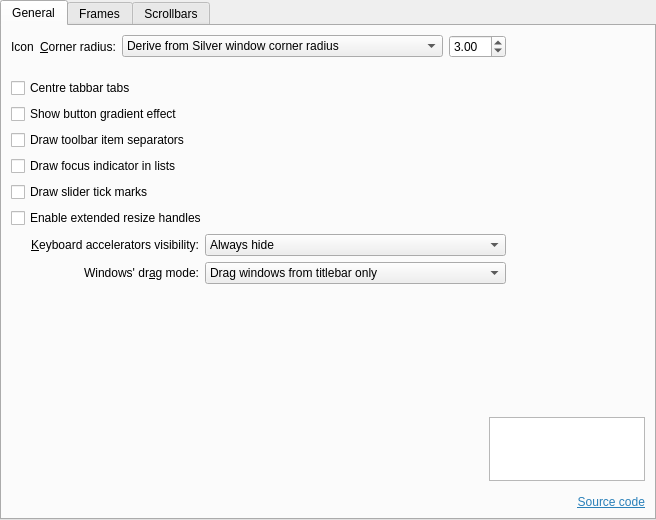
<?xml version="1.0" encoding="UTF-8"?>
<ui version="4.0">
 <class>BreezeStyleConfig</class>
 <widget class="QWidget" name="BreezeStyleConfig">
  <property name="geometry">
   <rect>
    <x>0</x>
    <y>0</y>
    <width>656</width>
    <height>520</height>
   </rect>
  </property>
  <property name="sizePolicy">
   <sizepolicy hsizetype="Preferred" vsizetype="Preferred">
    <horstretch>0</horstretch>
    <verstretch>0</verstretch>
   </sizepolicy>
  </property>
  <layout class="QVBoxLayout" name="verticalLayout_2">
   <property name="leftMargin">
    <number>0</number>
   </property>
   <property name="topMargin">
    <number>0</number>
   </property>
   <property name="rightMargin">
    <number>0</number>
   </property>
   <property name="bottomMargin">
    <number>0</number>
   </property>
   <item>
    <widget class="QTabWidget" name="tabWidget">
     <property name="currentIndex">
      <number>0</number>
     </property>
     <widget class="QWidget" name="tab_General">
      <attribute name="title">
       <string>General</string>
      </attribute>
      <layout class="QGridLayout" name="gridLayout">
       <item row="19" column="0" colspan="3">
        <widget class="QCheckBox" name="_splitterProxyEnabled">
         <property name="text">
          <string>Enable extended resize handles</string>
         </property>
        </widget>
       </item>
       <item row="16" column="0" colspan="2">
        <widget class="QCheckBox" name="_viewDrawFocusIndicator">
         <property name="text">
          <string>Draw focus indicator in lists</string>
         </property>
        </widget>
       </item>
       <item row="18" column="0" colspan="2">
        <widget class="QCheckBox" name="_sliderDrawTickMarks">
         <property name="text">
          <string>Draw slider tick marks</string>
         </property>
        </widget>
       </item>
       <item row="20" column="0" colspan="2">
        <widget class="QLabel" name="_mnemonicsLabel">
         <property name="text">
          <string>&amp;Keyboard accelerators visibility:</string>
         </property>
         <property name="alignment">
          <set>Qt::AlignmentFlag::AlignRight|Qt::AlignmentFlag::AlignTrailing|Qt::AlignmentFlag::AlignVCenter</set>
         </property>
         <property name="buddy">
          <cstring>_mnemonicsMode</cstring>
         </property>
        </widget>
       </item>
       <item row="22" column="0" rowspan="3" colspan="3">
        <spacer name="verticalSpacer">
         <property name="orientation">
          <enum>Qt::Orientation::Vertical</enum>
         </property>
         <property name="sizeHint" stdset="0">
          <size>
           <width>20</width>
           <height>60</height>
          </size>
         </property>
        </spacer>
       </item>
       <item row="1" column="0" colspan="2">
        <widget class="QCheckBox" name="_tabBarDrawCenteredTabs">
         <property name="text">
          <string>Centre tabbar tabs</string>
         </property>
        </widget>
       </item>
       <item row="21" column="2" colspan="3">
        <widget class="QComboBox" name="_windowDragMode">
         <property name="sizePolicy">
          <sizepolicy hsizetype="Preferred" vsizetype="Fixed">
           <horstretch>0</horstretch>
           <verstretch>0</verstretch>
          </sizepolicy>
         </property>
         <item>
          <property name="text">
           <string>Drag windows from titlebar only</string>
          </property>
         </item>
         <item>
          <property name="text">
           <string>Drag windows from titlebar, menubar and toolbars</string>
          </property>
         </item>
         <item>
          <property name="text">
           <string>Drag windows from all empty areas</string>
          </property>
         </item>
        </widget>
       </item>
       <item row="20" column="2" colspan="3">
        <widget class="QComboBox" name="_mnemonicsMode">
         <item>
          <property name="text">
           <string>Always hide</string>
          </property>
         </item>
         <item>
          <property name="text">
           <string>Show when Alt key is pressed</string>
          </property>
         </item>
         <item>
          <property name="text">
           <string>Always show</string>
          </property>
         </item>
        </widget>
       </item>
       <item row="26" column="0" colspan="6">
        <layout class="QGridLayout" name="gridLayout_4">
         <property name="spacing">
          <number>0</number>
         </property>
         <item row="1" column="0">
          <spacer name="horizontalSpacer_3">
           <property name="orientation">
            <enum>Qt::Orientation::Horizontal</enum>
           </property>
           <property name="sizeHint" stdset="0">
            <size>
             <width>40</width>
             <height>20</height>
            </size>
           </property>
          </spacer>
         </item>
         <item row="1" column="1">
          <widget class="QGraphicsView" name="graphicsView">
           <property name="sizePolicy">
            <sizepolicy hsizetype="Fixed" vsizetype="Fixed">
             <horstretch>0</horstretch>
             <verstretch>0</verstretch>
            </sizepolicy>
           </property>
           <property name="minimumSize">
            <size>
             <width>156</width>
             <height>64</height>
            </size>
           </property>
           <property name="maximumSize">
            <size>
             <width>156</width>
             <height>64</height>
            </size>
           </property>
           <property name="baseSize">
            <size>
             <width>156</width>
             <height>64</height>
            </size>
           </property>
           <property name="layoutDirection">
            <enum>Qt::LayoutDirection::LeftToRight</enum>
           </property>
           <property name="styleSheet">
            <string notr="true">border-image: url(:/images/Silver_logo.svg);</string>
           </property>
           <property name="interactive">
            <bool>false</bool>
           </property>
           <property name="alignment">
            <set>Qt::AlignmentFlag::AlignBottom|Qt::AlignmentFlag::AlignRight|Qt::AlignmentFlag::AlignTrailing</set>
           </property>
           <property name="rubberBandSelectionMode">
            <enum>Qt::ItemSelectionMode::IntersectsItemShape</enum>
           </property>
          </widget>
         </item>
         <item row="5" column="1">
          <layout class="QVBoxLayout" name="verticalLayout_6">
           <property name="spacing">
            <number>0</number>
           </property>
           <item>
            <widget class="QLabel" name="_version">
             <property name="text">
              <string>&lt;version&gt;</string>
             </property>
             <property name="alignment">
              <set>Qt::AlignmentFlag::AlignBottom|Qt::AlignmentFlag::AlignRight|Qt::AlignmentFlag::AlignTrailing</set>
             </property>
            </widget>
           </item>
           <item>
            <widget class="QLabel" name="label_24">
             <property name="text">
              <string>&lt;html&gt;&lt;head/&gt;&lt;body&gt;&lt;p&gt;&lt;a href=&quot;https://github.com/Sonic-DE/silver-theme&quot;&gt;&lt;span style=&quot; text-decoration: underline; color:#2980b9;&quot;&gt;Source code&lt;/span&gt;&lt;/a&gt;&lt;/p&gt;&lt;/body&gt;&lt;/html&gt;</string>
             </property>
             <property name="alignment">
              <set>Qt::AlignmentFlag::AlignRight|Qt::AlignmentFlag::AlignTrailing|Qt::AlignmentFlag::AlignVCenter</set>
             </property>
             <property name="openExternalLinks">
              <bool>true</bool>
             </property>
            </widget>
           </item>
          </layout>
         </item>
         <item row="0" column="0">
          <widget class="QFrame" name="frame">
           <property name="frameShape">
            <enum>QFrame::Shape::StyledPanel</enum>
           </property>
           <property name="frameShadow">
            <enum>QFrame::Shadow::Raised</enum>
           </property>
          </widget>
         </item>
        </layout>
       </item>
       <item row="11" column="0">
        <widget class="QCheckBox" name="_buttonGradient">
         <property name="text">
          <string>Show button gradient effect</string>
         </property>
        </widget>
       </item>
       <item row="21" column="0" colspan="2">
        <widget class="QLabel" name="_windowDragLabel">
         <property name="sizePolicy">
          <sizepolicy hsizetype="Preferred" vsizetype="Preferred">
           <horstretch>0</horstretch>
           <verstretch>0</verstretch>
          </sizepolicy>
         </property>
         <property name="text">
          <string>Windows' dr&amp;ag mode:</string>
         </property>
         <property name="alignment">
          <set>Qt::AlignmentFlag::AlignRight|Qt::AlignmentFlag::AlignTrailing|Qt::AlignmentFlag::AlignVCenter</set>
         </property>
         <property name="buddy">
          <cstring>_windowDragMode</cstring>
         </property>
        </widget>
       </item>
       <item row="12" column="0">
        <widget class="QCheckBox" name="_toolBarDrawItemSeparator">
         <property name="text">
          <string>Draw toolbar item separators</string>
         </property>
        </widget>
       </item>
       <item row="20" column="5">
        <spacer name="horizontalSpacer_2">
         <property name="orientation">
          <enum>Qt::Orientation::Horizontal</enum>
         </property>
         <property name="sizeHint" stdset="0">
          <size>
           <width>100</width>
           <height>20</height>
          </size>
         </property>
        </spacer>
       </item>
       <item row="0" column="0" colspan="5">
        <layout class="QFormLayout" name="formLayout_10">
         <item row="0" column="0">
          <layout class="QHBoxLayout" name="horizontalLayout_4">
           <item>
            <widget class="QLabel" name="_cornerRadiusIcon">
             <property name="text">
              <string>Icon</string>
             </property>
            </widget>
           </item>
           <item>
            <widget class="QLabel" name="_cornerRadiusLabel">
             <property name="text">
              <string>&amp;Corner radius:</string>
             </property>
             <property name="buddy">
              <cstring>_frameCornerRadius</cstring>
             </property>
            </widget>
           </item>
          </layout>
         </item>
         <item row="0" column="1">
          <layout class="QHBoxLayout" name="horizontalLayout_5">
           <item>
            <widget class="QComboBox" name="_frameCornerRadius">
             <property name="sizePolicy">
              <sizepolicy hsizetype="Expanding" vsizetype="Fixed">
               <horstretch>0</horstretch>
               <verstretch>0</verstretch>
              </sizepolicy>
             </property>
             <item>
              <property name="text">
               <string>Derive from Silver window corner radius</string>
              </property>
             </item>
             <item>
              <property name="text">
               <string>Custom</string>
              </property>
             </item>
            </widget>
           </item>
           <item>
            <widget class="QDoubleSpinBox" name="_frameCustomCornerRadius">
             <property name="decimals">
              <number>2</number>
             </property>
             <property name="maximum">
              <double>14.000000000000000</double>
             </property>
             <property name="singleStep">
              <double>0.100000000000000</double>
             </property>
             <property name="value">
              <double>3.000000000000000</double>
             </property>
            </widget>
           </item>
          </layout>
         </item>
        </layout>
       </item>
      </layout>
     </widget>
     <widget class="QWidget" name="tab_Frames">
      <attribute name="title">
       <string>Frames</string>
      </attribute>
      <layout class="QVBoxLayout" name="verticalLayout_3">
       <item>
        <widget class="QCheckBox" name="_dockWidgetDrawFrame">
         <property name="text">
          <string>Draw frame around dockable panels</string>
         </property>
        </widget>
       </item>
       <item>
        <widget class="QCheckBox" name="_sidePanelDrawFrame">
         <property name="text">
          <string>Draw frame around side panels</string>
         </property>
        </widget>
       </item>
       <item>
        <widget class="QCheckBox" name="_menuItemDrawThinFocus">
         <property name="text">
          <string>Draw a thin line to indicate focus in menus and menubars</string>
         </property>
        </widget>
       </item>
       <item>
        <spacer name="verticalSpacer_3">
         <property name="orientation">
          <enum>Qt::Orientation::Vertical</enum>
         </property>
         <property name="sizeHint" stdset="0">
          <size>
           <width>20</width>
           <height>117</height>
          </size>
         </property>
        </spacer>
       </item>
      </layout>
     </widget>
     <widget class="QWidget" name="tab_Scrollbars">
      <attribute name="title">
       <string>Scrollbars</string>
      </attribute>
      <layout class="QVBoxLayout" name="verticalLayout">
       <item>
        <layout class="QFormLayout" name="formLayout_4">
         <property name="leftMargin">
          <number>8</number>
         </property>
         <property name="topMargin">
          <number>8</number>
         </property>
         <property name="rightMargin">
          <number>8</number>
         </property>
         <property name="bottomMargin">
          <number>8</number>
         </property>
         <item row="1" column="0">
          <widget class="QLabel" name="label_10">
           <property name="text">
            <string>Scrollbar top/bottom margins:</string>
           </property>
          </widget>
         </item>
         <item row="1" column="1">
          <widget class="QSpinBox" name="_scrollBarTopBottomMargins"/>
         </item>
         <item row="0" column="0">
          <widget class="QCheckBox" name="_scrollBarSeparator">
           <property name="text">
            <string>Draw scrollbar separator</string>
           </property>
          </widget>
         </item>
        </layout>
       </item>
       <item>
        <spacer name="verticalSpacer_6">
         <property name="orientation">
          <enum>Qt::Orientation::Vertical</enum>
         </property>
         <property name="sizeType">
          <enum>QSizePolicy::Policy::Fixed</enum>
         </property>
         <property name="sizeHint" stdset="0">
          <size>
           <width>20</width>
           <height>15</height>
          </size>
         </property>
        </spacer>
       </item>
       <item>
        <widget class="QGroupBox" name="groupBox">
         <property name="title">
          <string>Arrow buttons</string>
         </property>
         <layout class="QVBoxLayout" name="verticalLayout_4">
          <item>
           <layout class="QGridLayout" name="gridLayout_3">
            <item row="1" column="3">
             <widget class="QStackedWidget" name="stackedWidget_2">
              <property name="currentIndex">
               <number>0</number>
              </property>
              <widget class="QWidget" name="page_bottom_no_buttons">
               <layout class="QFormLayout" name="formLayout_3"/>
              </widget>
              <widget class="QWidget" name="page_bottom_one_button">
               <layout class="QFormLayout" name="formLayout_6">
                <item row="0" column="0">
                 <widget class="QLabel" name="label_4">
                  <property name="text">
                   <string>Space between arrow and groove:</string>
                  </property>
                  <property name="buddy">
                   <cstring>_scrollBarBottomOneButtonSpacing</cstring>
                  </property>
                 </widget>
                </item>
                <item row="0" column="1">
                 <widget class="QSpinBox" name="_scrollBarBottomOneButtonSpacing">
                  <property name="minimum">
                   <number>-10</number>
                  </property>
                  <property name="maximum">
                   <number>10</number>
                  </property>
                 </widget>
                </item>
               </layout>
              </widget>
              <widget class="QWidget" name="page_bottom_two_buttons">
               <layout class="QFormLayout" name="formLayout_8">
                <item row="0" column="0">
                 <widget class="QLabel" name="label_7">
                  <property name="text">
                   <string>Space between arrows and groove:</string>
                  </property>
                  <property name="buddy">
                   <cstring>_scrollBarBottomTwoButtonSpacing</cstring>
                  </property>
                 </widget>
                </item>
                <item row="0" column="1">
                 <widget class="QSpinBox" name="_scrollBarBottomTwoButtonSpacing">
                  <property name="minimum">
                   <number>-10</number>
                  </property>
                  <property name="maximum">
                   <number>10</number>
                  </property>
                 </widget>
                </item>
               </layout>
              </widget>
             </widget>
            </item>
            <item row="2" column="0">
             <widget class="QCheckBox" name="_autoHideArrows">
              <property name="text">
               <string>Auto-hide arrows</string>
              </property>
             </widget>
            </item>
            <item row="0" column="3">
             <widget class="QStackedWidget" name="stackedWidget">
              <property name="currentIndex">
               <number>0</number>
              </property>
              <widget class="QWidget" name="page_top_no_buttons">
               <layout class="QFormLayout" name="formLayout"/>
              </widget>
              <widget class="QWidget" name="page_top_one_button">
               <layout class="QFormLayout" name="formLayout_5">
                <item row="0" column="0">
                 <widget class="QLabel" name="label_3">
                  <property name="text">
                   <string>Space between arrow and groove:</string>
                  </property>
                  <property name="buddy">
                   <cstring>_scrollBarTopOneButtonSpacing</cstring>
                  </property>
                 </widget>
                </item>
                <item row="0" column="1">
                 <widget class="QSpinBox" name="_scrollBarTopOneButtonSpacing">
                  <property name="minimum">
                   <number>-10</number>
                  </property>
                  <property name="maximum">
                   <number>10</number>
                  </property>
                 </widget>
                </item>
               </layout>
              </widget>
              <widget class="QWidget" name="page_top_two_buttons">
               <layout class="QFormLayout" name="formLayout_7">
                <item row="0" column="1">
                 <widget class="QSpinBox" name="_scrollBarTopTwoButtonSpacing">
                  <property name="minimum">
                   <number>-10</number>
                  </property>
                  <property name="maximum">
                   <number>10</number>
                  </property>
                 </widget>
                </item>
                <item row="0" column="0">
                 <widget class="QLabel" name="label_6">
                  <property name="text">
                   <string>Space between arrows and groove:</string>
                  </property>
                 </widget>
                </item>
               </layout>
              </widget>
             </widget>
            </item>
            <item row="0" column="1">
             <widget class="QComboBox" name="_scrollBarSubLineButtons">
              <item>
               <property name="text">
                <string>No Buttons</string>
               </property>
              </item>
              <item>
               <property name="text">
                <string>One Button</string>
               </property>
              </item>
              <item>
               <property name="text">
                <string>Two Buttons</string>
               </property>
              </item>
             </widget>
            </item>
            <item row="1" column="0">
             <widget class="QLabel" name="_scrollBarAddLineLabel">
              <property name="text">
               <string>Bottom &amp;arrow button type:</string>
              </property>
              <property name="alignment">
               <set>Qt::AlignmentFlag::AlignRight|Qt::AlignmentFlag::AlignTrailing|Qt::AlignmentFlag::AlignVCenter</set>
              </property>
              <property name="buddy">
               <cstring>_scrollBarAddLineButtons</cstring>
              </property>
             </widget>
            </item>
            <item row="1" column="1">
             <widget class="QComboBox" name="_scrollBarAddLineButtons">
              <item>
               <property name="text">
                <string>No Buttons</string>
               </property>
              </item>
              <item>
               <property name="text">
                <string>One Button</string>
               </property>
              </item>
              <item>
               <property name="text">
                <string>Two Buttons</string>
               </property>
              </item>
             </widget>
            </item>
            <item row="0" column="0">
             <widget class="QLabel" name="_scrollBarSubLineLabel">
              <property name="text">
               <string>&amp;Top arrow button type:</string>
              </property>
              <property name="alignment">
               <set>Qt::AlignmentFlag::AlignRight|Qt::AlignmentFlag::AlignTrailing|Qt::AlignmentFlag::AlignVCenter</set>
              </property>
              <property name="buddy">
               <cstring>_scrollBarSubLineButtons</cstring>
              </property>
             </widget>
            </item>
            <item row="0" column="2">
             <spacer name="horizontalSpacer">
              <property name="orientation">
               <enum>Qt::Orientation::Horizontal</enum>
              </property>
              <property name="sizeHint" stdset="0">
               <size>
                <width>40</width>
                <height>20</height>
               </size>
              </property>
             </spacer>
            </item>
           </layout>
          </item>
         </layout>
        </widget>
       </item>
       <item>
        <spacer name="verticalSpacer_2">
         <property name="orientation">
          <enum>Qt::Orientation::Vertical</enum>
         </property>
         <property name="sizeType">
          <enum>QSizePolicy::Policy::Fixed</enum>
         </property>
         <property name="sizeHint" stdset="0">
          <size>
           <width>20</width>
           <height>15</height>
          </size>
         </property>
        </spacer>
       </item>
       <item>
        <widget class="QGroupBox" name="groupBox_2">
         <property name="title">
          <string>Groove/Slider</string>
         </property>
         <layout class="QVBoxLayout" name="verticalLayout_5">
          <item>
           <layout class="QFormLayout" name="formLayout_2">
            <item row="1" column="0">
             <widget class="QLabel" name="label">
              <property name="text">
               <string>Slider thic&amp;kness when mouse is over:</string>
              </property>
              <property name="buddy">
               <cstring>_scrollBarSliderThicknessMouseOver</cstring>
              </property>
             </widget>
            </item>
            <item row="1" column="1">
             <widget class="QSpinBox" name="_scrollBarSliderThicknessMouseOver">
              <property name="minimumSize">
               <size>
                <width>74</width>
                <height>0</height>
               </size>
              </property>
              <property name="minimum">
               <number>1</number>
              </property>
              <property name="maximum">
               <number>50</number>
              </property>
             </widget>
            </item>
            <item row="2" column="0">
             <widget class="QLabel" name="label_2">
              <property name="text">
               <string>Slider thickness when mouse &amp;is not over:</string>
              </property>
              <property name="buddy">
               <cstring>_scrollBarSliderThicknessMouseNotOverPercent</cstring>
              </property>
             </widget>
            </item>
            <item row="2" column="1">
             <widget class="QSpinBox" name="_scrollBarSliderThicknessMouseNotOverPercent">
              <property name="suffix">
               <string> %</string>
              </property>
              <property name="minimum">
               <number>1</number>
              </property>
              <property name="maximum">
               <number>100</number>
              </property>
             </widget>
            </item>
            <item row="3" column="1">
             <widget class="QSpinBox" name="_scrollBarSliderPadding">
              <property name="minimumSize">
               <size>
                <width>74</width>
                <height>0</height>
               </size>
              </property>
              <property name="maximum">
               <number>20</number>
              </property>
             </widget>
            </item>
            <item row="3" column="0">
             <widget class="QLabel" name="label_5">
              <property name="text">
               <string>Slider side padding:</string>
              </property>
              <property name="buddy">
               <cstring>_scrollBarSliderPadding</cstring>
              </property>
             </widget>
            </item>
            <item row="4" column="1">
             <widget class="QSpinBox" name="_scrollBarMinSliderHeight">
              <property name="minimumSize">
               <size>
                <width>74</width>
                <height>0</height>
               </size>
              </property>
              <property name="minimum">
               <number>5</number>
              </property>
              <property name="maximum">
               <number>80</number>
              </property>
              <property name="singleStep">
               <number>2</number>
              </property>
             </widget>
            </item>
            <item row="4" column="0">
             <widget class="QLabel" name="label_8">
              <property name="text">
               <string>Slider minim&amp;um height:</string>
              </property>
              <property name="buddy">
               <cstring>_scrollBarMinSliderHeight</cstring>
              </property>
             </widget>
            </item>
           </layout>
          </item>
         </layout>
        </widget>
       </item>
       <item>
        <spacer name="verticalSpacer_4">
         <property name="orientation">
          <enum>Qt::Orientation::Vertical</enum>
         </property>
         <property name="sizeHint" stdset="0">
          <size>
           <width>20</width>
           <height>40</height>
          </size>
         </property>
        </spacer>
       </item>
      </layout>
     </widget>
    </widget>
   </item>
  </layout>
 </widget>
 <tabstops>
  <tabstop>tabWidget</tabstop>
  <tabstop>_frameCornerRadius</tabstop>
  <tabstop>_frameCustomCornerRadius</tabstop>
  <tabstop>_tabBarDrawCenteredTabs</tabstop>
  <tabstop>_buttonGradient</tabstop>
  <tabstop>_toolBarDrawItemSeparator</tabstop>
  <tabstop>_viewDrawFocusIndicator</tabstop>
  <tabstop>_sliderDrawTickMarks</tabstop>
  <tabstop>_splitterProxyEnabled</tabstop>
  <tabstop>_mnemonicsMode</tabstop>
  <tabstop>_windowDragMode</tabstop>
  <tabstop>_dockWidgetDrawFrame</tabstop>
  <tabstop>_sidePanelDrawFrame</tabstop>
  <tabstop>_menuItemDrawThinFocus</tabstop>
  <tabstop>_scrollBarTopBottomMargins</tabstop>
  <tabstop>_scrollBarSubLineButtons</tabstop>
  <tabstop>_scrollBarTopOneButtonSpacing</tabstop>
  <tabstop>_scrollBarTopTwoButtonSpacing</tabstop>
  <tabstop>_scrollBarAddLineButtons</tabstop>
  <tabstop>_scrollBarBottomOneButtonSpacing</tabstop>
  <tabstop>_scrollBarBottomTwoButtonSpacing</tabstop>
  <tabstop>_autoHideArrows</tabstop>
  <tabstop>_scrollBarSliderThicknessMouseOver</tabstop>
  <tabstop>_scrollBarSliderThicknessMouseNotOverPercent</tabstop>
  <tabstop>_scrollBarSliderPadding</tabstop>
  <tabstop>_scrollBarMinSliderHeight</tabstop>
  <tabstop>graphicsView</tabstop>
 </tabstops>
 <resources/>
 <connections>
  <connection>
   <sender>_scrollBarSubLineButtons</sender>
   <signal>currentIndexChanged(int)</signal>
   <receiver>stackedWidget</receiver>
   <slot>setCurrentIndex(int)</slot>
   <hints>
    <hint type="sourcelabel">
     <x>301</x>
     <y>185</y>
    </hint>
    <hint type="destinationlabel">
     <x>612</x>
     <y>191</y>
    </hint>
   </hints>
  </connection>
  <connection>
   <sender>_scrollBarAddLineButtons</sender>
   <signal>currentIndexChanged(int)</signal>
   <receiver>stackedWidget_2</receiver>
   <slot>setCurrentIndex(int)</slot>
   <hints>
    <hint type="sourcelabel">
     <x>301</x>
     <y>235</y>
    </hint>
    <hint type="destinationlabel">
     <x>612</x>
     <y>241</y>
    </hint>
   </hints>
  </connection>
  <connection>
   <sender>_scrollBarTopOneButtonSpacing</sender>
   <signal>valueChanged(int)</signal>
   <receiver>_scrollBarBottomOneButtonSpacing</receiver>
   <slot>setValue(int)</slot>
   <hints>
    <hint type="sourcelabel">
     <x>392</x>
     <y>171</y>
    </hint>
    <hint type="destinationlabel">
     <x>392</x>
     <y>221</y>
    </hint>
   </hints>
  </connection>
  <connection>
   <sender>_scrollBarBottomOneButtonSpacing</sender>
   <signal>valueChanged(int)</signal>
   <receiver>_scrollBarTopOneButtonSpacing</receiver>
   <slot>setValue(int)</slot>
   <hints>
    <hint type="sourcelabel">
     <x>392</x>
     <y>221</y>
    </hint>
    <hint type="destinationlabel">
     <x>392</x>
     <y>171</y>
    </hint>
   </hints>
  </connection>
  <connection>
   <sender>_scrollBarTopTwoButtonSpacing</sender>
   <signal>valueChanged(int)</signal>
   <receiver>_scrollBarBottomTwoButtonSpacing</receiver>
   <slot>setValue(int)</slot>
   <hints>
    <hint type="sourcelabel">
     <x>392</x>
     <y>171</y>
    </hint>
    <hint type="destinationlabel">
     <x>392</x>
     <y>221</y>
    </hint>
   </hints>
  </connection>
  <connection>
   <sender>_scrollBarBottomTwoButtonSpacing</sender>
   <signal>valueChanged(int)</signal>
   <receiver>_scrollBarTopTwoButtonSpacing</receiver>
   <slot>setValue(int)</slot>
   <hints>
    <hint type="sourcelabel">
     <x>392</x>
     <y>221</y>
    </hint>
    <hint type="destinationlabel">
     <x>392</x>
     <y>171</y>
    </hint>
   </hints>
  </connection>
 </connections>
</ui>
